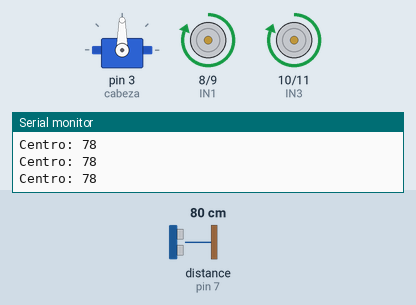
Recording of a sketch running on a simulated Arduino Uno, built with avr-gcc and run on an emulated ATmega328P. Shown: servo, motor-driver pin pairs drawn as motors (green arrow = first pin HIGH = forward, orange = second pin HIGH = backward, longer = more drive), the last lines printed to the serial monitor. Wiring (inferred from the names in the program): ultrasonic range finder: trigger pin 4; echo pin 7. The test bench sets the inputs (shaded band); at power-on: distance to the obstacle (sensor on pin 7) 80 cm. The echo pulse lasts 58.3 µs per cm.

Above: at 1.9 s.
2.0 s: distance to the obstacle (sensor on pin 7) set to 28 cm
3.5 s: distance to the obstacle (sensor on pin 7) set to 24 cm
At 6.6 s:
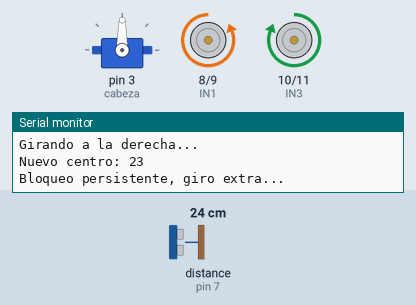
6.8 s: distance to the obstacle (sensor on pin 7) set to 35 cm
At 7.3 s:
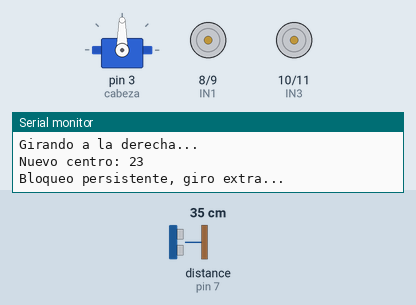
9.0 s: distance to the obstacle (sensor on pin 7) set to 2 cm
At 10.7 s:
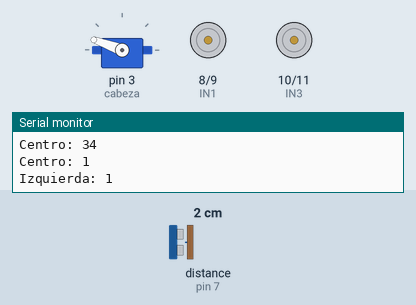
Timing chart, 0 to 13.3 s (numbered marks = the images above; inputs shaded):
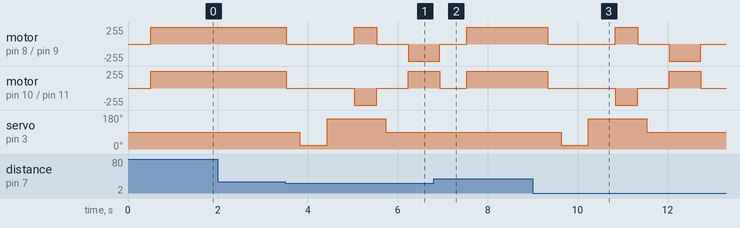

The sketch:

mov_robot_re_analisis.ino
```cpp
#include "arduino_secrets.h"

#include <Servo.h>

Servo cabeza;

// Pines del sensor
int trigPin = 4;
int echoPin = 7;

// Pines del L298N
int IN1 = 8;   // Motor A
int IN2 = 9;
int IN3 = 10;  // Motor B
int IN4 = 11;

// FunciÃ³n para medir distancia
long medirDistancia() {
  digitalWrite(trigPin, LOW);
  delayMicroseconds(2);
  digitalWrite(trigPin, HIGH);
  delayMicroseconds(10);
  digitalWrite(trigPin, LOW);

  long duracion = pulseIn(echoPin, HIGH, 30000);
  long distancia = duracion * 0.034 / 2;

  if (distancia > 400) distancia = 400;  // filtro anti-ruido

  return distancia;
}

// Movimiento del robot
void avanzar() {
  digitalWrite(IN1, HIGH);
  digitalWrite(IN2, LOW);
  digitalWrite(IN3, HIGH);
  digitalWrite(IN4, LOW);
}

void retroceder() {
  digitalWrite(IN1, LOW);
  digitalWrite(IN2, HIGH);
  digitalWrite(IN3, LOW);
  digitalWrite(IN4, HIGH);
}

void detener() {
  digitalWrite(IN1, LOW);
  digitalWrite(IN2, LOW);
  digitalWrite(IN3, LOW);
  digitalWrite(IN4, LOW);
}

void girarIzquierda() {
  digitalWrite(IN1, LOW);
  digitalWrite(IN2, HIGH);
  digitalWrite(IN3, HIGH);
  digitalWrite(IN4, LOW);
}

void girarDerecha() {
  digitalWrite(IN1, HIGH);
  digitalWrite(IN2, LOW);
  digitalWrite(IN3, LOW);
  digitalWrite(IN4, HIGH);
}

void setup() {
  Serial.begin(9600);

  cabeza.attach(3);   // Servo en D3
  cabeza.write(90);   // Centro

  pinMode(trigPin, OUTPUT);
  pinMode(echoPin, INPUT);

  pinMode(IN1, OUTPUT);
  pinMode(IN2, OUTPUT);
  pinMode(IN3, OUTPUT);
  pinMode(IN4, OUTPUT);

  Serial.println("Robot explorador iniciado...");
}

void loop() {

  // Mirar al centro
  cabeza.write(90);
  delay(500);
  long centro = medirDistancia();
  Serial.print("Centro: ");
  Serial.println(centro);

  // Si hay obstÃ¡culo cerca, detener y decidir
  if (centro < 25) {
    detener();
    delay(300);

    // Mirar izquierda
    cabeza.write(20);
    delay(600);
    long izquierda = medirDistancia();
    Serial.print("Izquierda: ");
    Serial.println(izquierda);

    // Mirar derecha
    cabeza.write(160);
    delay(600);
    long derecha = medirDistancia();
    Serial.print("Derecha: ");
    Serial.println(derecha);

    // Elegir el camino mÃ¡s libre
    if (izquierda > derecha) {
      Serial.println("Girando a la izquierda...");
      girarIzquierda();
      delay(500);
    } else {
      Serial.println("Girando a la derecha...");
      girarDerecha();
      delay(500);
    }

    detener();
    delay(200);

    // *** NUEVO: volver a analizar despuÃ©s de girar ***
    cabeza.write(90);
    delay(500);
    long nuevoCentro = medirDistancia();
    Serial.print("Nuevo centro: ");
    Serial.println(nuevoCentro);

    // Si sigue bloqueado, giro extra para escapar
    if (nuevoCentro < 25) {
      Serial.println("Bloqueo persistente, giro extra...");
      girarIzquierda();   // puedes cambiar a derecha si prefieres
      delay(700);
      detener();
    }

  } else {
    // Avanzar si no hay obstÃ¡culo
    avanzar();
  }

  delay(100);
}
```

arduino_secrets.h
```cpp

```

Measured:
- the behaviour switches between 26 and 25 cm on distance to the obstacle (sensor on pin 7) (found by bisection; images 0 and 1)
- after the input at 3.5 s, motor on pin 8 (IN1) / pin 9 (IN2): forward 255/255 → stopped at once, → forward 255/255 1.5 s later, → stopped 0.50 s later, → backward 255/255 0.70 s later; motor on pin 10 (IN3) / pin 11 (IN4): forward 255/255 → stopped at once, → backward 255/255 1.5 s later, → stopped 0.50 s later, → forward 255/255 0.70 s later
- after the input at 6.8 s, servo on pin 3 (cabeza): stays 90° (without the input it goes to 20° after 1.0 s)
